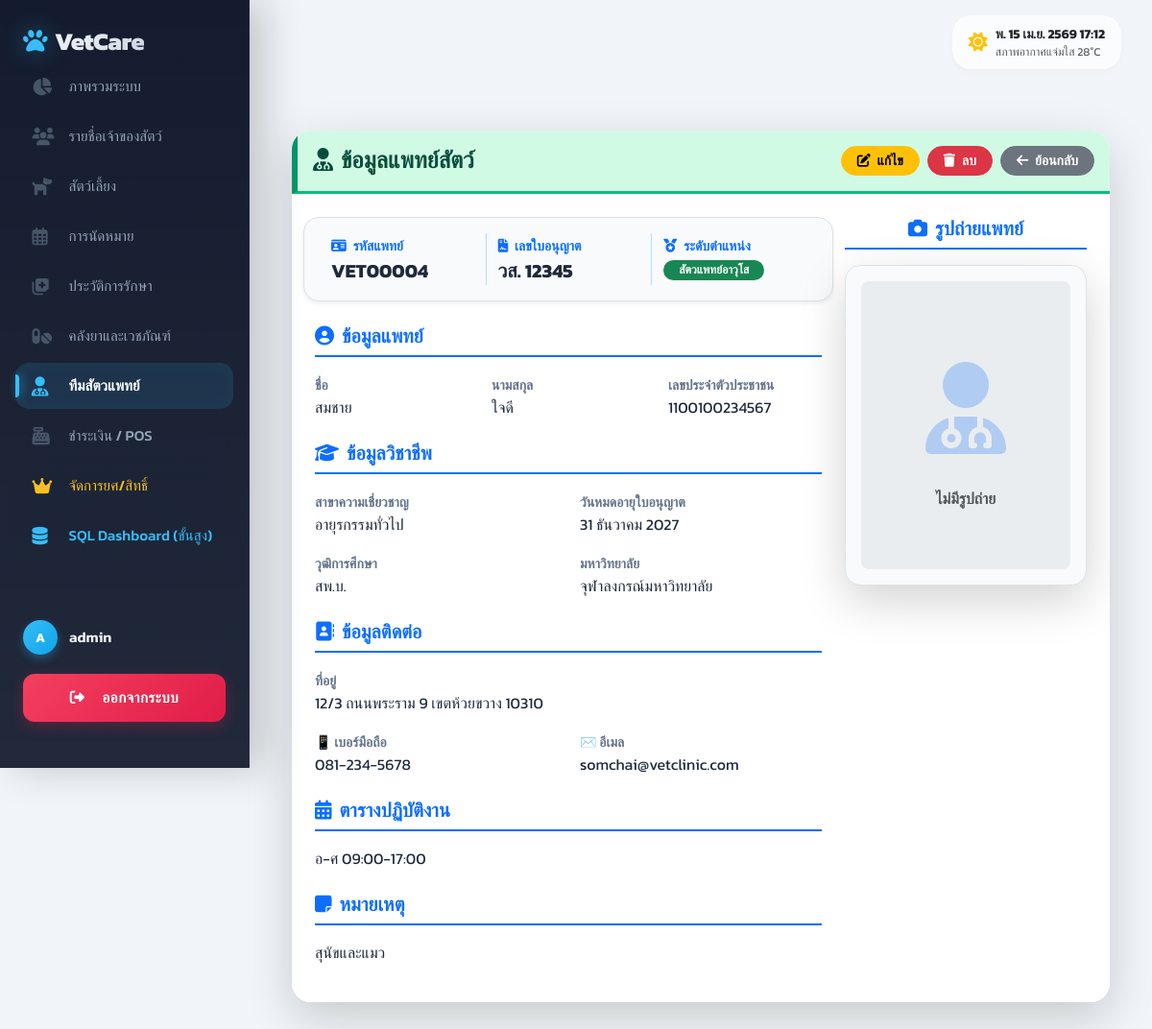
The app's page /vets/4/ (signed in) with its own data.
### myapp/models.py (models this page shows, shortened)
class Vet(models.Model):
    doctor_id = models.CharField(max_length=50, blank=True, null=True, verbose_name='รหัสแพทย์')
    license_no = models.CharField(max_length=50, blank=True, null=True, verbose_name='เลขที่ใบอนุญาตประกอบวิชาชีพ')
    role_choices = [
        ('แพทย์ฝึกหัด', 'แพทย์ฝึกหัด'),
        ('สัตวแพทย์', 'สัตวแพทย์'),
        ('สัตวแพทย์อาวุโส', 'สัตวแพทย์อาวุโส')
    ]
    role_level = models.CharField(max_length=50, choices=role_choices, blank=True, null=True, verbose_name='ระดับตำแหน่ง')
    first_name = models.CharField(max_length=100, blank=True, null=True, verbose_name='ชื่อ')
    last_name = models.CharField(max_length=100, blank=True, null=True, verbose_name='นามสกุล')
    national_id = models.CharField(max_length=20, blank=True, null=True, verbose_name='เลขประจำตัวประชาชน')
    specialization_choices = [
        ('อายุรกรรมทั่วไป', 'อายุรกรรมทั่วไป'),
        ('ศัลยกรรม', 'ศัลยกรรม'),
        ('สัตว์เลี้ยงพิเศษ (Exotic)', 'สัตว์เลี้ยงพิเศษ (Exotic)'),
        ('โรคผิวหนัง', 'โรคผิวหนัง'),
        ('หัวใจและหลอดเลือด', 'หัวใจและหลอดเลือด'),
        ('จักษุวิทยา', 'จักษุวิทยา')
    ]
    specialization = models.CharField(max_length=100, choices=specialization_choices, blank=True, null=True, verbose_name='สาขาความเชี่ยวชาญ')
    degree = models.CharField(max_length=100, blank=True, null=True, verbose_name='วุฒิการศึกษา')
    university = models.CharField(max_length=100, blank=True, null=True, verbose_name='มหาวิทยาลัย')
    license_expiry = models.DateField(blank=True, null=True, verbose_name='วันหมดอายุใบอนุญาต')
    address_1 = models.CharField(max_length=255, blank=True, null=True, verbose_name='ที่อยู่บรรทัดที่ 1')
    address_2 = models.CharField(max_length=255, blank=True, null=True, verbose_name='ที่อยู่บรรทัดที่ 2')
    phone = models.CharField(max_length=15, blank=True, null=True, verbose_name='เบอร์มือถือ')
    email = models.EmailField(blank=True, null=True, verbose_name='อีเมล')
    working_hours = models.TextField(blank=True, null=True, verbose_name='ตารางปฏิบัติงาน')
    remarks = models.TextField(blank=True, null=True, verbose_name='หมายเหตุ')
    image = models.ImageField(upload_to='vet_images/', blank=True, null=True, verbose_name='รูปถ่ายแพทย์')

### myapp/views.py (the view)
# urls.py: path('vets/<int:pk>/', staff_required_redirect(views.VetDetailView.as_view()), name='vet_detail'),
class VetDetailView(StaffRequiredMixin, DetailView):
    model = Vet
    template_name = 'myapp/vet/vet_detail.html'
    context_object_name = 'vet'

### myapp/views.py (called while the page is built, shortened)
def staff_required_redirect(view_func):
    @wraps(view_func)
    def _wrapped_view(request, *args, **kwargs):
        if not request.user.is_authenticated:
            return redirect('login')
        if not request.user.is_staff:
            messages.warning(request, "ขออภัย! คุณไม่มีสิทธิ์เข้าถึงหน้านี้ (เฉพาะพนักงาน)")
            return redirect('client_dashboard')
        return view_func(request, *args, **kwargs)
    return _wrapped_view

    def test_func(self):
        return self.request.user.is_staff

    def dispatch(self, request, *args, **kwargs):
        if not request.user.is_authenticated:
            return redirect('login')
        return super().dispatch(request, *args, **kwargs)

### myapp/templates/myapp/vet/vet_detail.html (shortened to what this page needs)
{% extends 'myapp/core/base.html' %}
{% block content %}
<div class="container mt-4 mb-5">
    <div class="card shadow-lg border-0" style="border-radius: 20px; overflow: hidden; background: var(--card-bg);">
        <div class="card-header" style="background-color: #d1fae5; border-bottom: 3px solid #10b981; border-left: 6px solid #059669;">
            <div class="d-flex justify-content-between align-items-center py-2">
                <h4 class="mb-0 fw-bold" style="color: #064e3b;"><i class="fas fa-user-md me-2"></i>ข้อมูลแพทย์สัตว์</h4>
                <div class="d-flex gap-2">
                    <a href="{% url 'vet_update' vet.pk %}" class="btn btn-warning btn-sm fw-bold px-3 rounded-pill"><i class="fas fa-edit me-1"></i> แก้ไข</a>
                    <a href="{% url 'vet_delete' vet.pk %}" class="btn btn-danger btn-sm fw-bold px-3 rounded-pill"><i class="fas fa-trash me-1"></i> ลบ</a>
                    <a href="{% url 'vet_list' %}" class="btn btn-secondary btn-sm fw-bold px-3 rounded-pill"><i class="fas fa-arrow-left me-1"></i> ย้อนกลับ</a>
                </div>
            </div>
        </div>
        <div class="card-body p-4" style="background-color: var(--card-bg);">
            <div class="row g-4">
                <div class="col-md-8">
                    <div class="row mb-4 p-3 border rounded-4 shadow-sm stats-row">
                        <div class="col-md-4">
                            <small class="text-primary fw-bold"><i class="fas fa-id-card me-1"></i> รหัสแพทย์</small>
                            <p class="mb-0 fw-bold text-white-custom fs-5">{{ vet.doctor_id|default:"-" }}</p>
                        </div>
                        <div class="col-md-4 border-start border-primary border-opacity-25">
                            <small class="text-primary fw-bold"><i class="fas fa-file-contract me-1"></i> เลขใบอนุญาต</small>
                            <p class="mb-0 fw-bold text-white-custom fs-5">{{ vet.license_no|default:"-" }}</p>
                        </div>
                        <div class="col-md-4 border-start border-primary border-opacity-25">
                            <small class="text-primary fw-bold"><i class="fas fa-medal me-1"></i> ระดับตำแหน่ง</small>
                            <p class="mb-0"><span class="badge bg-success px-3 rounded-pill">{{ vet.role_level|default:"-" }}</span></p>
                        </div>
                    </div>
                    <h5 class="text-primary border-bottom border-primary border-2 pb-2 mb-3 fw-bold"><i class="fas fa-user-circle me-2"></i>ข้อมูลแพทย์</h5>
                    <div class="row mb-4">
                        <div class="col-md-4">
                            <small class="text-muted-custom fw-bold">ชื่อ</small>
                            <p class="mb-0 text-white-custom">{{ vet.first_name|default:"-" }}</p>
                        </div>
                        <div class="col-md-4">
                            <small class="text-muted-custom fw-bold">นามสกุล</small>
                            <p class="mb-0 text-white-custom">{{ vet.last_name|default:"-" }}</p>
                        </div>
                        <div class="col-md-4">
                            <small class="text-muted-custom fw-bold">เลขประจำตัวประชาชน</small>
                            <p class="mb-0 text-white-custom">{{ vet.national_id|default:"-" }}</p>
                        </div>
                    </div>
                    <h5 class="text-primary border-bottom border-primary border-2 pb-2 mb-3 fw-bold"><i class="fas fa-graduation-cap me-2"></i>ข้อมูลวิชาชีพ</h5>
                    <div class="row mb-4">
                        <div class="col-md-6">
                            <small class="text-muted-custom fw-bold">สาขาความเชี่ยวชาญ</small>
                            <p class="mb-0 text-white-custom">{{ vet.specialization|default:"-" }}</p>
                        </div>
                        <div class="col-md-6">
                            <small class="text-muted-custom fw-bold">วันหมดอายุใบอนุญาต</small>
                            <p class="mb-0 text-white-custom">{{ vet.license_expiry|default:"-" }}</p>
                        </div>
                        <div class="col-md-6 mt-3">
                            <small class="text-muted-custom fw-bold">วุฒิการศึกษา</small>
                            <p class="mb-0 text-white-custom">{{ vet.degree|default:"-" }}</p>
                        </div>
                        <div class="col-md-6 mt-3">
                            <small class="text-muted-custom fw-bold">มหาวิทยาลัย</small>
                            <p class="mb-0 text-white-custom">{{ vet.university|default:"-" }}</p>
                        </div>
                    </div>
                    <h5 class="text-primary border-bottom border-primary border-2 pb-2 mb-3 fw-bold"><i class="fas fa-address-book me-2"></i>ข้อมูลติดต่อ</h5>
                    <div class="row mb-3">
                        <div class="col-md-12">
                            <small class="text-muted-custom fw-bold">ที่อยู่</small>
                            <p class="mb-0 text-white-custom">{{ vet.address_1|default:"" }} {{ vet.address_2|default:"" }}</p>
                        </div>
                    </div>
                    <div class="row mb-4">
                        <div class="col-md-6">
                            <small class="text-muted-custom fw-bold">📱 เบอร์มือถือ</small>
                            <p class="mb-0 text-white-custom">{{ vet.phone|default:"-" }}</p>
                        </div>
                        <div class="col-md-6">
                            <small class="text-muted-custom fw-bold">✉️ อีเมล</small>
                            <p class="mb-0 text-white-custom">{{ vet.email|default:"-" }}</p>
                        </div>
                    </div>
                    <h5 class="text-primary border-bottom border-primary border-2 pb-2 mb-3 fw-bold"><i class="fas fa-calendar-alt me-2"></i>ตารางปฏิบัติงาน</h5>
                    <p class="mb-4 text-white-custom">{{ vet.working_hours|default:"-" }}</p>
                    {% if vet.remarks %}
                    <h5 class="text-primary border-bottom border-primary border-2 pb-2 mb-3 fw-bold"><i class="fas fa-sticky-note me-2"></i>หมายเหตุ</h5>
                    <p class="text-white-custom">{{ vet.remarks }}</p>
                    {% endif %}
                </div>
                <div class="col-md-4">
                    <h5 class="text-primary border-bottom border-primary border-2 pb-2 mb-3 fw-bold text-center"><i class="fas fa-camera me-2"></i>รูปถ่ายแพทย์</h5>
                    <div class="text-center p-3 rounded-4 shadow-lg border stats-row">
                        {% if vet.image %}
                            <img src="{{ vet.image.url }}" class="img-fluid rounded-3" style="max-height:350px; object-fit:cover; width:100%;" alt="vet photo">
                        {% else %}
                            <div class="d-flex flex-column align-items-center justify-content-center rounded-3 bg-secondary bg-opacity-10" style="height:300px;">
                                <div class="text-primary opacity-25" style="font-size: 6rem;"><i class="fas fa-user-md"></i></div>
                                <span class="text-muted mt-2 fw-bold">ไม่มีรูปถ่าย</span>
                            </div>
                        {% endif %}
                    </div>
                </div>
            </div>
        </div>
    </div>
</div>
{% endblock %}

### myapp/templates/myapp/core/base.html (shortened to what this page needs)
<!DOCTYPE html>
<html lang="th" data-bs-theme="light">
<head>
    <link href="https://cdn.jsdelivr.net/npm/bootstrap@5.3.3/dist/css/bootstrap.min.css" rel="stylesheet">
    <link rel="stylesheet" href="https://cdnjs.cloudflare.com/ajax/libs/font-awesome/6.4.0/css/all.min.css">
</head>
<body>
    {% if request.user.is_authenticated %}
    <aside class="sidebar d-flex flex-column" id="sidebar">
        <div class="sidebar-header d-flex justify-content-between align-items-center mb-1">
            <a href="{% url 'dashboard' %}" class="sidebar-brand mb-0">
                <i class="fas fa-paw me-2"></i> VetCare
            </a>
        </div>
        <div class="sidebar-content">
            <ul class="nav flex-column nav-sidebar w-100">
                <li class="nav-item">
                    <a class="nav-link {% if request.path == '/' or '/dashboard' in request.path %}active{% endif %}" href="{% url 'dashboard' %}">
                        <i class="fas fa-chart-pie"></i> ภาพรวมระบบ
                    </a>
                </li>
                <li class="nav-item">
                    <a class="nav-link {% if '/owners' in request.path %}active{% endif %}" href="{% url 'owner_list' %}">
                        <i class="fas fa-users"></i> รายชื่อเจ้าของสัตว์
                    </a>
                </li>
                <li class="nav-item">
                    <a class="nav-link {% if '/pets' in request.path %}active{% endif %}" href="{% url 'pet_list' %}">
                        <i class="fas fa-dog"></i> สัตว์เลี้ยง
                    </a>
                </li>
                <li class="nav-item">
                    <a class="nav-link {% if '/appointments' in request.path %}active{% endif %}" href="{% url 'appointment_list' %}">
                        <i class="far fa-calendar-alt"></i> การนัดหมาย
                    </a>
                </li>
                <li class="nav-item">
                    <a class="nav-link {% if '/medical-records' in request.path %}active{% endif %}" href="{% url 'medical_record_list' %}">
                        <i class="fas fa-notes-medical"></i> ประวัติการรักษา
                    </a>
                </li>
                <li class="nav-item">
                    <a class="nav-link {% if '/medicines' in request.path %}active{% endif %}" href="{% url 'medicine_list' %}">
                        <i class="fas fa-pills"></i> คลังยาและเวชภัณฑ์
                    </a>
                </li>
                <li class="nav-item">
                    <a class="nav-link {% if '/vets' in request.path %}active{% endif %}" href="{% url 'vet_list' %}">
                        <i class="fas fa-user-md"></i> ทีมสัตวแพทย์
                    </a>
                </li>
                <li class="nav-item">
                    <a class="nav-link {% if '/pos' in request.path %}active{% endif %}" href="{% url 'pos' %}">
                        <i class="fas fa-cash-register"></i> ชำระเงิน / POS
                    </a>
                </li>
                {% if request.user.is_superuser %}
                <li class="nav-item">
                    <a class="nav-link theme-gold {% if '/users' in request.path %}active{% endif %}" href="{% url 'admin_user_management' %}">
                        <i class="fas fa-crown"></i> จัดการยศ/สิทธิ์
                    </a>
                </li>
                <li class="nav-item">
                    <a class="nav-link theme-cyan {% if '/sql-dashboard' in request.path %}active{% endif %}" href="{% url 'sql_clinic_dashboard' %}">
                        <i class="fas fa-database"></i> SQL Dashboard (ขั้นสูง)
                    </a>
                </li>
                {% endif %}
            </ul>
        </div>
        <div class="sidebar-footer">
            <div class="user-profile-mini">
                <div class="avatar-circle">
                    {{ request.user.username|make_list|first|upper }}
                </div>
                <div class="username">
                    {% if request.user.first_name %}{{ request.user.first_name }}{% else %}{{ request.user.username }}{% endif %}
                </div>
            </div>
            <form action="{% url 'logout' %}" method="post" class="px-0">
                <button type="submit" class="btn btn-logout-premium">
                    <i class="fas fa-sign-out-alt me-2"></i>ออกจากระบบ
                </button>
            </form>
        </div>
    </aside>
    {% endif %}
    {% if request.user.is_authenticated %}
    <header class="navbar-top d-flex justify-content-between align-items-center">
        <div class="d-flex align-items-center gap-3">
            <div class="glass-widget d-none d-md-flex align-items-center">
                <i class="fas fa-sun text-warning me-2 fs-5"></i>
                <div>
                    <div class="fw-bold" style="font-size: 0.85rem;" id="datetimeWidget">Loading...</div>
                    <div class="text-muted" style="font-size: 0.75rem;">สภาพอากาศแจ่มใส 28°C</div>
                </div>
            </div>
        </div>
    </header>
    {% endif %}
    <main class="main-wrapper">
        <div class="container-fluid px-0">
            {% block content %}{% endblock %}
        </div>
    </main>
</body>
</html>

### myapp/templates/myapp/vet/vet_detail.html (style rules this page uses)
.text-muted-custom { color: #64748b !important; }
.text-white-custom { color: #1e293b !important; }
.row.shadow-sm { transition: all 0.3s ease; }
.card-body { background-color: #ffffff !important; }
.stats-row { background: #f8fafc; border: 1px solid #e2e8f0; }

### records on screen
Vet: doctor_id "VET00004", license_no "วส. 12345", role_level "สัตวแพทย์อาวุโส", first_name "สมชาย", last_name "ใจดี", national_id "1100100234567", specialization "อายุรกรรมทั่วไป", license_expiry "31 ธันวาคม 2027", degree "สพ.บ.", university "จุฬาลงกรณ์มหาวิทยาลัย", address_1 "12/3 ถนนพระราม 9", address_2 "เขตห้วยขวาง 10310", phone "081-234-5678", email "somchai@vetclinic.com", working_hours "อ-ศ 09:00-17:00", remarks "สุนัขและแมว"

### other values on screen
{{ request.user.username|make_list|first|upper }} "A"
{{ request.user.first_name }} "admin"
